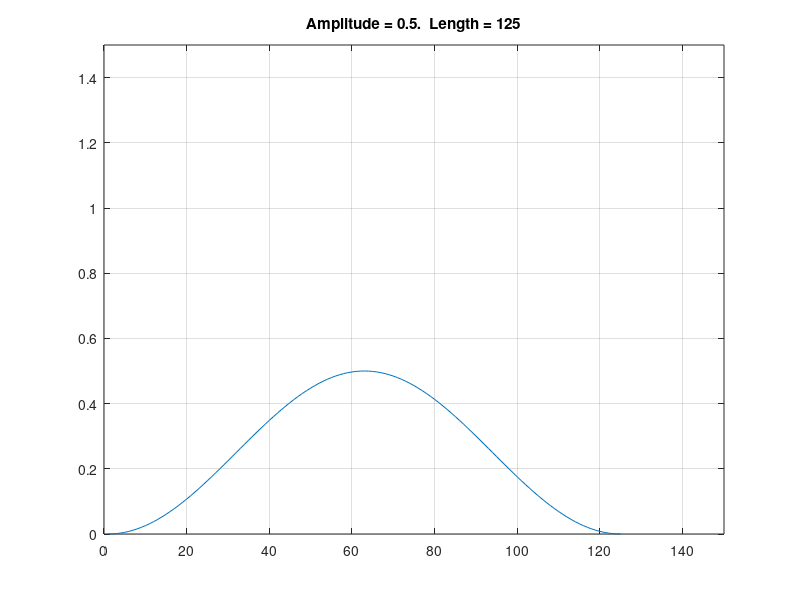

The MATLAB source for this figure:
%//th = linspace(0,3*pi) ;
%r=0.1*sin(th) ; 
%r(th>pi)=0 ;
%plot(th,r,'linewidth',10)
% L = Length,    A = Amplitude,
sinbump = @(L,A) A*(0.5+0.5*(sin(linspace(-pi/2,pi*3/2,25*L))));

B2 = sinbump(5, 0.5);
plot(B2)
grid
title('Amplitude = 0.5.  Length = 125')
axis([0  150    0  1.5])
